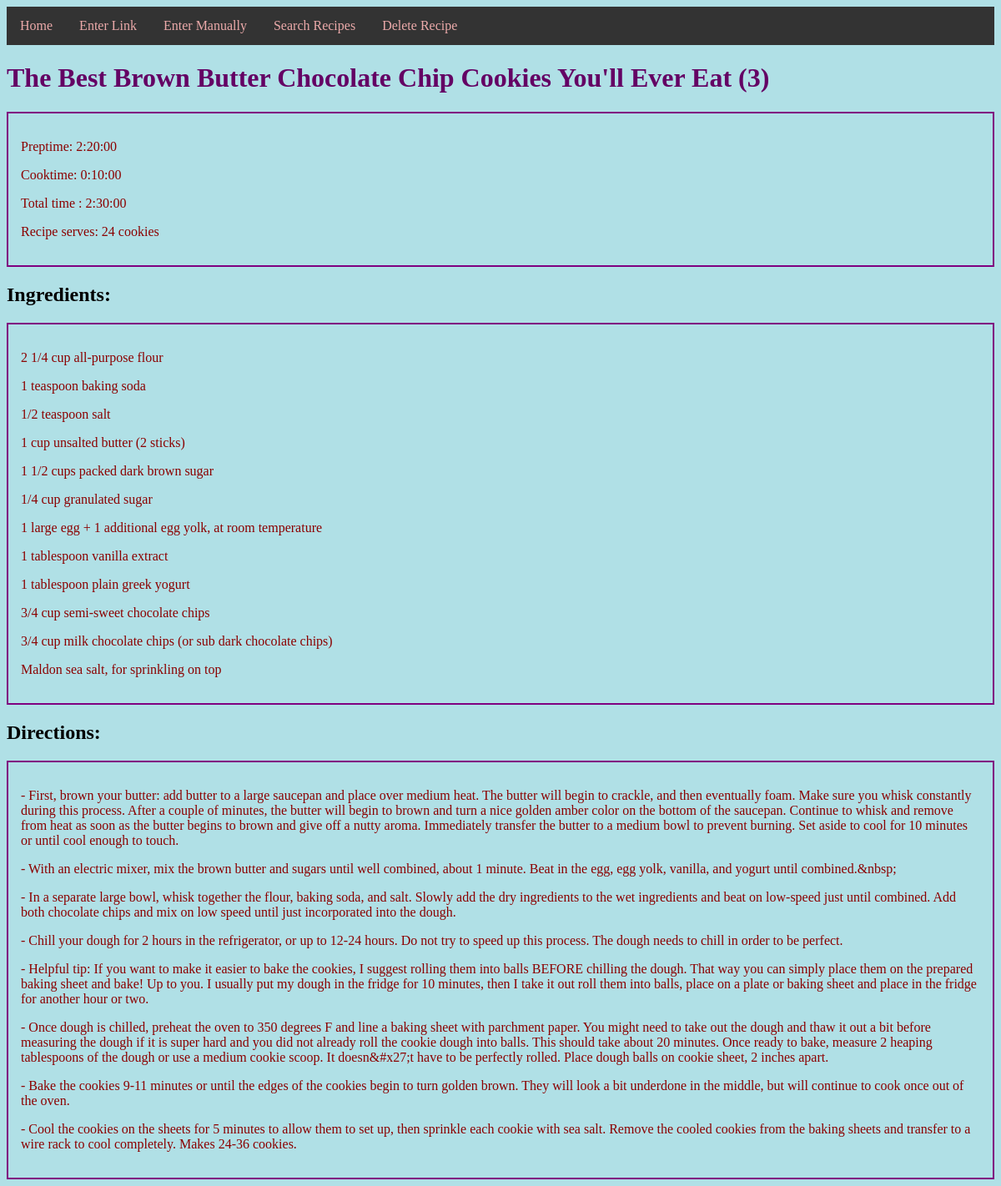
Screenshot of /showrecipe/3 with the database file from the repository.
### recipeapp/models.py (models this page shows, shortened)
class Recipe(db.Model):
    __tablename__ = 'recipes'
    id = db.Column(db.Integer, primary_key=True)
    title = db.Column(db.String(), nullable = False)
    source = db.Column(db.String())
    preptime = db.Column(db.Interval())
    cooktime = db.Column(db.Interval())
    totaltime = db.Column(db.Interval())
    serves = db.Column(db.String(30))
    directions = db.relationship('Directions', backref = 'recipe', cascade="all, delete-orphan")
    ingredients = db.relationship('Ingredient', backref = 'recipe', cascade="all, delete-orphan")

class Ingredient(db.Model):
    __tablename__ = 'ingredients'
    id = db.Column(db.Integer, primary_key=True)
    line = db.Column(db.String())
    recipe_id = db.Column(db.Integer, db.ForeignKey('recipes.id'))

class Directions(db.Model):
    __tablename__ = 'directions'
    id = db.Column(db.Integer, primary_key=True)
    line = db.Column(db.String())
    recipe_id = db.Column(db.Integer, db.ForeignKey('recipes.id'))

### recipeapp/routes.py (the view)
@app.route('/showrecipe/<id>', methods=['POST', 'GET'])
def showrecipe(id):
    recipe_id = id
    recipe = Recipe.query.get(recipe_id)
    return render_template('showrecipe.html', recipe=recipe)

### recipeapp/templates/showrecipe.html
{% extends 'layout.html' %}
{% block content %}
    <h1>{{ recipe.title }} ({{ recipe.id }})</h1>
      <div class=container>
        <p>Preptime:  {{ recipe.preptime }}</p>
        <p>Cooktime:  {{ recipe.cooktime }}</p>
        <p>Total time : {{ recipe.totaltime }}</p>
        <p>Recipe serves:  {{ recipe.serves }}</p>
      </div>
    <h2>Ingredients:</h2>
      <div class=container>
        {% for line in recipe.ingredients %}
          <p> {{ line.line }}</p>
        {% endfor %}
      </div>
    <h2>Directions:</h2>
      <div class=container>
        {% for line in recipe.directions %}
          <p>-  {{ line.line }}</p>
        {% endfor %}
      </div>
{% endblock content %}

### recipeapp/static/css/main.css (style rules this page uses)
body { background-color: powderblue; }
h1 { color: rgb(100, 1, 100); }
p { color: darkred; }
.container { border-style: solid; border-width: 2px; border-color: purple; padding: 15px; }

### rows the page displays
Recipe: title "The Best Brown Butter Chocolate Chip Cookies You'll Ever Eat", id "3", preptime "2:20:00", cooktime "0:10:00", totaltime "2:30:00", serves "24 cookies"
Ingredient: line "2 1/4 cup all-purpose flour"
Ingredient: line "1 teaspoon baking soda"
Ingredient: line "1/2 teaspoon salt"
Ingredient: line "1 cup unsalted butter (2 sticks)"
Ingredient: line "1 1/2 cups packed dark brown sugar"
Ingredient: line "1/4 cup granulated sugar"
Ingredient: line "1 large egg + 1 additional egg yolk, at room temperature"
Ingredient: line "1 tablespoon vanilla extract"
Ingredient: line "1 tablespoon plain greek yogurt"
Ingredient: line "3/4 cup semi-sweet chocolate chips"
Ingredient: line "3/4 cup milk chocolate chips (or sub dark chocolate chips)"
Ingredient: line "Maldon sea salt, for sprinkling on top"
Directions: line "First, brown your butter: add butter to a large saucepan and place over medium heat. The butter will begin to crackle, and then eventually foam. Make sure you whisk constantly during this process. After a couple of minutes, the butter will begin to brown and turn a nice golden amber color on the bottom of the saucepan. Continue to whisk and remove from heat as soon as the butter begins to brown and give off a nutty aroma. Immediately transfer the butter to a medium bowl to prevent burning. Set aside to cool for 10 minutes or until cool enough to touch."
Directions: line "With an electric mixer, mix the brown butter and sugars until well combined, about 1 minute. Beat in the egg, egg yolk, vanilla, and yogurt until combined.&nbsp;"
Directions: line "In a separate large bowl, whisk together the flour, baking soda, and salt. Slowly add the dry ingredients to the wet ingredients and beat on low-speed just until combined. Add both chocolate chips and mix on low speed until just incorporated into the dough."
Directions: line "Chill your dough for 2 hours in the refrigerator, or up to 12-24 hours. Do not try to speed up this process. The dough needs to chill in order to be perfect."
Directions: line "Helpful tip: If you want to make it easier to bake the cookies, I suggest rolling them into balls BEFORE chilling the dough. That way you can simply place them on the prepared baking sheet and bake! Up to you. I usually put my dough in the fridge for 10 minutes, then I take it out roll them into balls, place on a plate or baking sheet and place in the fridge for another hour or two."
Directions: line "Once dough is chilled, preheat the oven to 350 degrees F and line a baking sheet with parchment paper. You might need to take out the dough and thaw it out a bit before measuring the dough if it is super hard and you did not already roll the cookie dough into balls. This should take about 20 minutes. Once ready to bake, measure 2 heaping tablespoons of the dough or use a medium cookie scoop. It doesn&#x27;t have to be perfectly rolled. Place dough balls on cookie sheet, 2 inches apart."
Directions: line "Bake the cookies 9-11 minutes or until the edges of the cookies begin to turn golden brown. They will look a bit underdone in the middle, but will continue to cook once out of the oven."
Directions: line "Cool the cookies on the sheets for 5 minutes to allow them to set up, then sprinkle each cookie with sea salt. Remove the cooled cookies from the baking sheets and transfer to a wire rack to cool completely. Makes 24-36 cookies."
